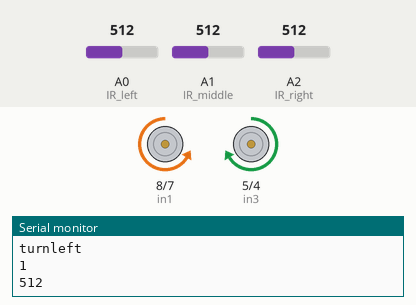
This sketch was run on a simulated Arduino Uno, built with avr-gcc and run on an emulated ATmega328P. Shown: motor-driver pin pairs drawn as motors (green arrow = first pin HIGH = forward, orange = second pin HIGH = backward, longer = more drive, scaled by the enable pin), the last lines printed to the serial monitor. Inputs (shaded band) come from the test bench; at power-on: A0 (IR_left) = 512, A1 (IR_middle) = 512, A2 (IR_right) = 512.

Above: at 1.03 s.
1.6 s: A0 (IR_left) set to 111
5.1 s: A0 (IR_left) set to 91
At 6.0 s:
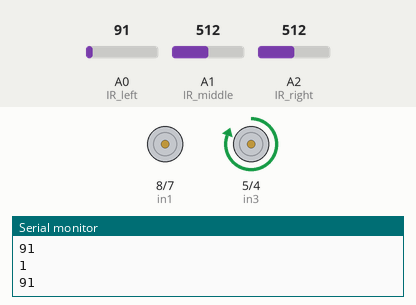
6.6 s: A1 (IR_middle) set to 111
8.3 s: A1 (IR_middle) set to 96
At 9.5 s:
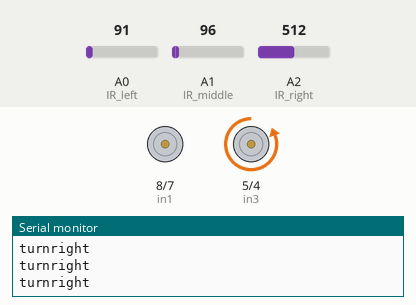
10.9 s: A1 (IR_middle) set to 122
At 11.9 s:
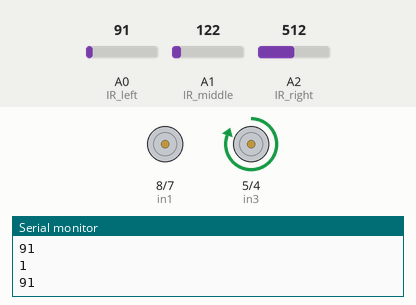
12.5 s: A0 (IR_left) set to 110
At 13.91 s:
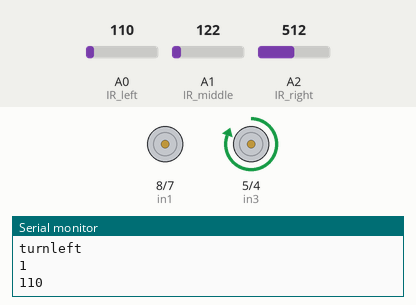
Timing chart, 0 to 17.0 s (numbered marks = the images above; inputs shaded):
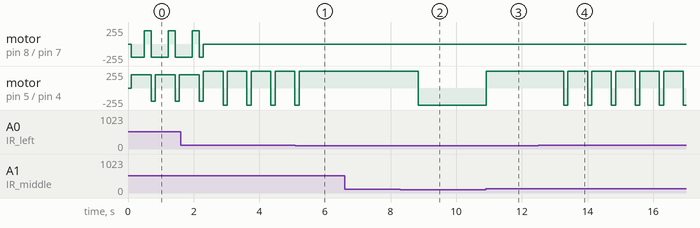

Measured:
- the behaviour switches between 101 and 100 on A0 (IR_left) (found by bisection; images 0 and 1)
- the behaviour switches between 101 and 100 on A1 (IR_middle) (found by bisection; images 1 and 2)
- after the input at 5.1 s, motor on pin 5 (in3) / pin 4 (in4): goes on until 5.2 s, then stays forward 255/255
- after the input at 8.3 s, motor on pin 5 (in3) / pin 4 (in4): forward 255/255 → backward 255/255 after 0.54 s
- after the input at 10.9 s, motor on pin 5 (in3) / pin 4 (in4): backward 255/255 → forward 255/255 at once
- after the input at 12.5 s, motor on pin 5 (in3) / pin 4 (in4): alternates forward 255/255 for 0.60 s and backward 255/255 for 0.13 s, starting after 0.77 s
- by itself, motor on pin 5 (in3) / pin 4 (in4): repeats every 0.73 s: forward 255/255 0.60 s, backward 255/255 0.13 s

The sketch:

Maze_Main.ino
```cpp
// Definition of IR sensor pins
#define IR_left A0
#define IR_middle A1
#define IR_right A2
// Motor A connections
int enA = 9;
int in1 = 8;
int in2 = 7;
// Motor B connections
int enB = 3;
int in3 = 5;
int in4 = 4;
unsigned long starttime = 0;

// Direction constants
#define FORWARD 1
#define LEFT 2
#define RIGHT 3
#define BACK 4

int path[100];       // Record the robot's movement path
int index = 0;       // Record how many steps the robot has moved
bool back = false;   // Indicates whether the robot needs to backtrack

// -------------------- PID-related variables --------------------
float Kp = 0.5;   // Proportional coefficient
float Ki = 0.2;   // Integral coefficient
float Kd = 0.8;   // Derivative coefficient

float error = 0.0;
float previous_error = 0.0;
float integral = 0.0;
float derivative = 0.0;

// Base speed setting
int baseSpeed = 200; // Base forward speed, adjust as needed

// Variables to store final PWM values
int leftMotorPWM = 200;
int rightMotorPWM = 200;
// ---------------------------------------------------------------------

void setup() {
  // Communication initialization
  Serial.begin(9600);
  Serial.println(5);

  // Sensor initialization
  pinMode(IR_left, INPUT);
  pinMode(IR_middle, INPUT);
  pinMode(IR_right, INPUT);

  // Set all the motor control pins to outputs
  pinMode(enA, OUTPUT);
  pinMode(enB, OUTPUT);
  pinMode(in1, OUTPUT);
  pinMode(in2, OUTPUT);
  pinMode(in3, OUTPUT);
  pinMode(in4, OUTPUT);

  // Turn off motors - initial state
  digitalWrite(in1, LOW);
  digitalWrite(in2, LOW);
  digitalWrite(in3, LOW);
  digitalWrite(in4, LOW);
}

// Function to move forward
void moveForward(int leftPWM, int rightPWM) {
  // Move both motors forward
  digitalWrite(in1, LOW);
  digitalWrite(in2, HIGH);
  digitalWrite(in3, HIGH);
  digitalWrite(in4, LOW);
  analogWrite(enA, leftPWM);
  analogWrite(enB, rightPWM);
}

// Function to turn right
void turnRight(int leftPWM, int rightPWM) {
  // Make the robot turn right
  // Left motor forward, right motor backward
  digitalWrite(in1, LOW);
  digitalWrite(in2, HIGH);
  digitalWrite(in3, LOW);
  digitalWrite(in4, HIGH);
  analogWrite(enA, leftPWM);
  analogWrite(enB, rightPWM);
}

// Function to turn left
void turnLeft(int leftPWM, int rightPWM) {
  // Make the robot turn left
  // Left motor backward, right motor forward
  digitalWrite(in1, HIGH);
  digitalWrite(in2, LOW);
  digitalWrite(in3, HIGH);
  digitalWrite(in4, LOW);
  analogWrite(enA, leftPWM);
  analogWrite(enB, rightPWM);
}

// Function to stop the robot
void STOP() {
  digitalWrite(in1, LOW);
  digitalWrite(in2, LOW);
  digitalWrite(in3, LOW);
  digitalWrite(in4, LOW);
}

void loop() {
  // Read sensor values
  int sensorValueLeft = analogRead(IR_left);
  int sensorValueMiddle = analogRead(IR_middle);
  int sensorValueRight = analogRead(IR_right);
  Serial.println(1);
  Serial.println(sensorValueLeft);
  delay(100);

  // -------------------- Simple PID control logic --------------------
  // error = left sensor - right sensor
  // If error > 0, left side stronger, need to turn right slightly
  // If error < 0, right side stronger, need to turn left slightly
  error = (float)sensorValueLeft - (float)sensorValueRight;
  integral += error;
  derivative = error - previous_error;
  float correction = Kp * error + Ki * integral + Kd * derivative;
  previous_error = error;

  // Adjust left/right motor PWM based on correction
  leftMotorPWM = baseSpeed + (int)correction;
  rightMotorPWM = baseSpeed - (int)correction;

  // Constrain PWM to 0-255
  leftMotorPWM = constrain(leftMotorPWM, 0, 255);
  rightMotorPWM = constrain(rightMotorPWM, 0, 255);
  // -----------------------------------------------------------------

  if (back) {
    // Backtracking logic (simplified)
    STOP();
  } else if (sensorValueLeft > 100) {
    // Left sensor detects line
    path[index++] = LEFT; // Record movement
    moveForward(leftMotorPWM, rightMotorPWM);
    delay(400);
    turnLeft(leftMotorPWM, rightMotorPWM);
    delay(200);
    starttime = millis();
    while (true) {
      int sensorValueMiddle = analogRead(IR_middle);
      Serial.println("turnleft");
      if (sensorValueMiddle > 100) {
        turnRight(leftMotorPWM, rightMotorPWM);
        delay(30);
        starttime = millis();
        break;
      }
    }

  } else if (sensorValueMiddle > 100) {
    // Middle sensor detects line
    path[index++] = FORWARD; // Record movement
    moveForward(leftMotorPWM, rightMotorPWM);
    starttime = millis();

  } else if (sensorValueRight > 100) {
    // Right sensor detects line
    path[index++] = RIGHT; // Record movement
    moveForward(leftMotorPWM, rightMotorPWM);
    delay(400);
    turnRight(leftMotorPWM, rightMotorPWM);
    delay(200);
    starttime = millis();
    while (true) {
      int sensorValueMiddle = analogRead(IR_middle);
      Serial.println("turnright");
      if (sensorValueMiddle > 100) {
        turnLeft(leftMotorPWM, rightMotorPWM);
        delay(40);
        starttime = millis();
        break;
      }
    }
  } else {
    // No sensor detects the line, possibly a dead end
    Serial.println("Dead end detected");
    back = true;
    path[index++] = BACK;
    STOP();
  }
}
```
